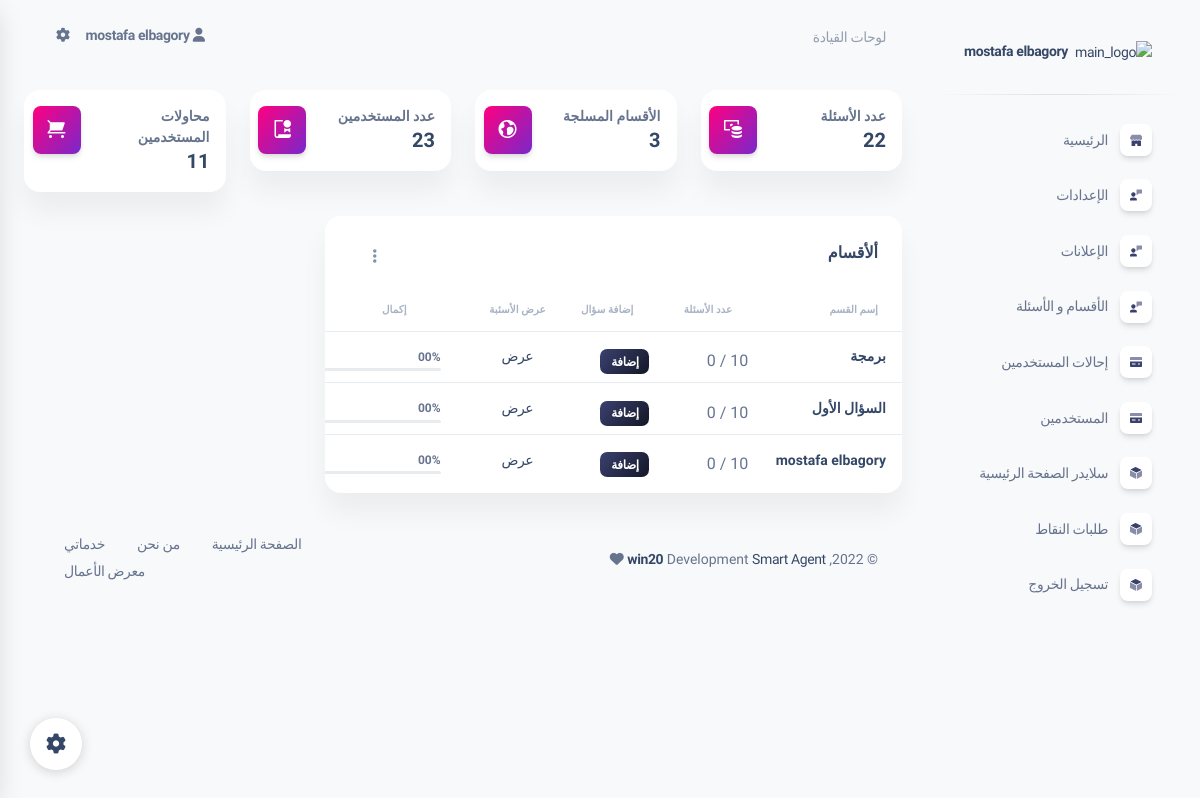
/dashboard/admin/index.php (signed in), run on the app's committed database.
### tables this page shows
CREATE TABLE IF NOT EXISTS `section` (
  `id` int NOT NULL AUTO_INCREMENT,
  `name` varchar(20) NOT NULL,
  `rand` varchar(10) NOT NULL,
  `date` varchar(20) NOT NULL,
  `points` int DEFAULT NULL,
  `status` bit(2) NOT NULL,
  PRIMARY KEY (`id`)
);

### controller/function.php (called while the page is built, shortened)
<?php
include_once 'HeaderFunction.php';
function GetCorrect($id) {
  $conn = db (IsConn);
  $sql = "SELECT correct  FROM question where id ='$id' ";
  $result_img = $conn->query($sql);
  if ($result_img->num_rows >= 1) {
    $row_img = $result_img->fetch_assoc();
    $correct = $row_img['correct'];
  }else {
    $correct = 0 ;
  }
  return  $correct;
}

### dashboard/admin/index.php (the view, shortened to what this page needs)
<?php include 'layout/head.php';
      include 'layout/nav.php' ;
      $sql = "SELECT count(id) FROM question ";
      $result = $conn->query($sql);
      if ($result->num_rows > 0) {
       $row = $result->fetch_assoc();
       $question = $row['count(id)'];
      }else {
       $question = '0';
      }
      $sql = "SELECT count(id) FROM `section` where name != '' ";
      $result = $conn->query($sql);
      if ($result->num_rows > 0) {
       $row = $result->fetch_assoc();
       $section = $row['count(id)'];
      }else {
       $section = '0';
      }
      $sql = "SELECT count(id) FROM users ";
      $result = $conn->query($sql);
      if ($result->num_rows > 0) {
       $row = $result->fetch_assoc();
       $users = $row['count(id)'];
      }else {
       $users = '0';
      }
      $sql = "SELECT count(id) FROM `record_answers` ";
      $result = $conn->query($sql);
      if ($result->num_rows > 0) {
       $row = $result->fetch_assoc();
       $record_answers = $row['count(id)'];
      }else {
       $record_answers = '0';
      }
?>
    <div class="container-fluid py-4">
      <div class="row">
        <div class="col-lg-3 col-sm-6 mb-lg-0 mb-4">
          <div class="card">
            <div class="card-body p-3">
              <div class="row">
                <div class="col-8">
                  <div class="numbers">
                    <p class="text-sm mb-0 text-capitalize font-weight-bold">عدد الأسئلة </p>
                    <h5 class="font-weight-bolder mb-0">
                   <?=$question?>
                    </h5>
                  </div>
                </div>
                <div class="col-4 text-start">
                  <div class="icon icon-shape bg-gradient-primary shadow text-center border-radius-md">
                    <i class="ni ni-money-coins text-lg opacity-10" aria-hidden="true"></i>
                  </div>
                </div>
              </div>
            </div>
          </div>
        </div>
        <div class="col-lg-3 col-sm-6 mb-lg-0 mb-4">
          <div class="card">
            <div class="card-body p-3">
              <div class="row">
                <div class="col-8">
                  <div class="numbers">
                    <p class="text-sm mb-0 text-capitalize font-weight-bold">الأقسام المسلجة</p>
                    <h5 class="font-weight-bolder mb-0">
                    <?=$section?>
                    </h5>
                  </div>
                </div>
                <div class="col-4 text-start">
                  <div class="icon icon-shape bg-gradient-primary shadow text-center border-radius-md">
                    <i class="ni ni-world text-lg opacity-10" aria-hidden="true"></i>
                  </div>
                </div>
              </div>
            </div>
          </div>
        </div>
        <div class="col-lg-3 col-sm-6 mb-lg-0 mb-4">
          <div class="card">
            <div class="card-body p-3">
              <div class="row">
                <div class="col-8">
                  <div class="numbers">
                    <p class="text-sm mb-0 text-capitalize font-weight-bold">عدد المستخدمين </p>
                    <h5 class="font-weight-bolder mb-0">
                    <?=$users?>
                    </h5>
                  </div>
                </div>
                <div class="col-4 text-start">
                  <div class="icon icon-shape bg-gradient-primary shadow text-center border-radius-md">
                    <i class="ni ni-paper-diploma text-lg opacity-10" aria-hidden="true"></i>
                  </div>
                </div>
              </div>
            </div>
          </div>
        </div>
        <div class="col-lg-3 col-sm-6">
          <div class="card">
            <div class="card-body p-3">
              <div class="row">
                <div class="col-8">
                  <div class="numbers">
                    <p class="text-sm mb-0 text-capitalize font-weight-bold">محاولات المستخدمين </p>
                    <h5 class="font-weight-bolder mb-0">
                    <?=$record_answers?>
                    </h5>
                  </div>
                </div>
                <div class="col-4 text-start">
                  <div class="icon icon-shape bg-gradient-primary shadow text-center border-radius-md">
                    <i class="ni ni-cart text-lg opacity-10" aria-hidden="true"></i>
                  </div>
                </div>
              </div>
            </div>
          </div>
        </div>
      </div>
      <div class="row my-4">
        <div class="col-lg-8 col-md-6 mb-md-0 mb-4">
          <div class="card">
            <div class="card-header pb-0">
              <div class="row mb-3">
                <div class="col-6">
                  <h6>ألأقسام </h6>
                </div>
                <div class="col-6 my-auto text-start">
                  <div class="dropdown float-start ps-4">
                    <a class="cursor-pointer" id="dropdownTable" data-bs-toggle="dropdown" aria-expanded="false">
                      <i class="fa fa-ellipsis-v text-secondary"></i>
                    </a>
                  </div>
                </div>
              </div>
            </div>
            <div class="card-body p-0 pb-2">
              <div class="table-responsive">
                <table class="table align-items-center mb-0">
                  <thead>
                    <tr>
                      <th class="text-uppercase text-secondary text-xxs font-weight-bolder opacity-7">إسم القسم </th>
                      <th class="text-uppercase text-secondary text-xxs font-weight-bolder opacity-7">عدد الأسئلة </th>
                      <th class="text-uppercase text-secondary text-xxs font-weight-bolder opacity-7 ps-2">إضافة سؤال</th>
                      <th class="text-center text-uppercase text-secondary text-xxs font-weight-bolder opacity-7">عرض الأسئبة</th>
                      <th class="text-center text-uppercase text-secondary text-xxs font-weight-bolder opacity-7">إكمال</th>
                    </tr>
                  </thead>
                  <tbody>
                  <?php  $sql = "SELECT * FROM `section`  ";
                      $result = $conn->query($sql);
                      if ($result->num_rows > 0) {
                        while($row = $result->fetch_assoc()) {
                          $functionID =$row['id'];
                          ?>
                    <tr>
                      <td>
                        <div class="d-flex px-2 py-1">
                          <div class="d-flex flex-column justify-content-center">
                            <h6 class="mb-0 text-sm"><?=$row['name']?></h6>
                          </div>
                        </div>
                      </td>
                      <td><div class="avatar-group mt-2">10 / <?=GetCorrect($row['rand'])?> </div></td>
                      <td>
                        <div class="avatar-group mt-2">
                          <a href="question-add.php?code=<?=$functionID?>"><span class="badge badge-pill bg-gradient-dark"> إضافة </span></a>
                        </div>
                      </td>
                      <td class="align-middle text-center text-sm">
                      <a href="question.php?code=<?=$functionID?>">عرض </span></a>
                      </td>
                      <td class="align-middle">
                        <div class="progress-wrapper w-75 mx-auto">
                          <div class="progress-info">
                            <div class="progress-percentage">
                              <span class="text-xs font-weight-bold"><?=GetCorrect($row['rand'])?>0%</span>
                            </div>
                          </div>
                          <div class="progress">
                          </div>
                        </div>
                      </td>
                    </tr>
                    <?php } } ?>
                  </tbody>
                </table>
              </div>
            </div>
          </div>
        </div>
      </div>
<?php include 'layout/footer.php'; ?>

### dashboard/assets/css/nucleo-svg.css (style rules this page uses)
.icon { display: inline-block; color: #111111; height: 1em; width: 1em; }
.icon { fill: currentColor; stroke: none; }

### controller/HeaderFunction.php (style rules this page uses)
* { font-family: "Tajawal", sans-serif; }

### data on the page
section: name "برمجة", rand "0"
section: name "السؤال الأول", rand "0"
section: name "mostafa elbagory", rand "0"

### other printed values
$_SESSION['name'] "mostafa elbagory"
$question "22"
$section "3"
$users "23"
$record_answers "11"
NameSite "win20"
